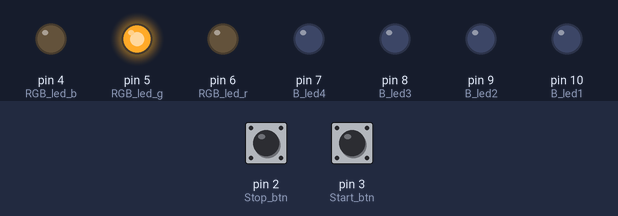
Recording of a program running on a simulated Arduino Uno, built with avr-gcc and run on an emulated ATmega328P. Parts: output pins drawn as LEDs (lit = HIGH). Dashed ring = blinking. Inputs (shaded band) come from the test bench; at power-on: pin 3 (Start_btn) HIGH, pin 2 (Stop_btn) HIGH.

Above: at 1.2 s.
1.3 s: pin 3 (Start_btn) pulled LOW for 0.15 s
At 2.2 s:
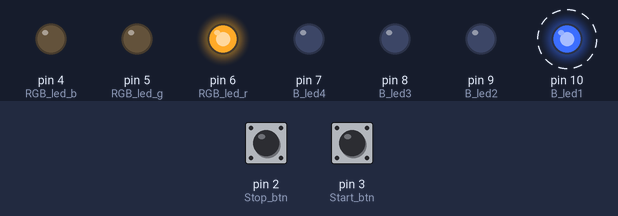
4.3 s: pin 2 (Stop_btn) pulled LOW for 0.15 s
At 4.93 s:
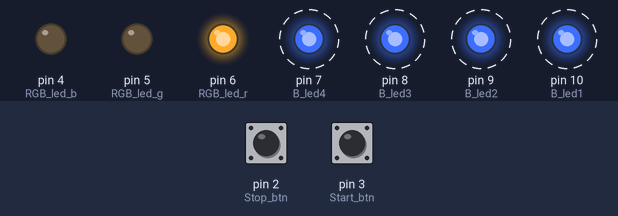
7.3 s: pin 3 (Start_btn) pulled LOW for 1 s
At 7.7 s:
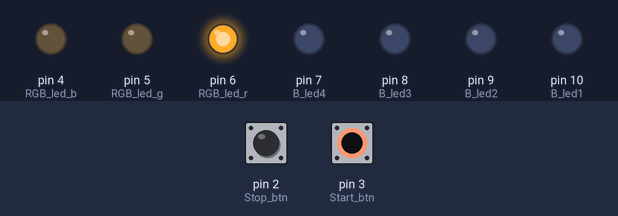
11.3 s: pin 2 (Stop_btn) pulled LOW for 3.2 s
At 13.93 s:
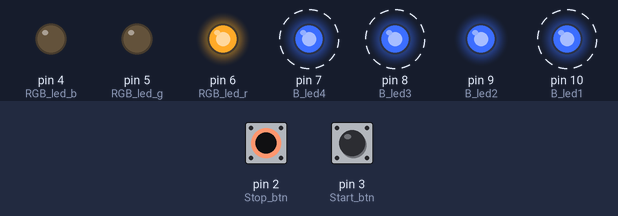
16.0 s: pin 3 (Start_btn) pulled LOW for 3.2 s
At 22.3 s:
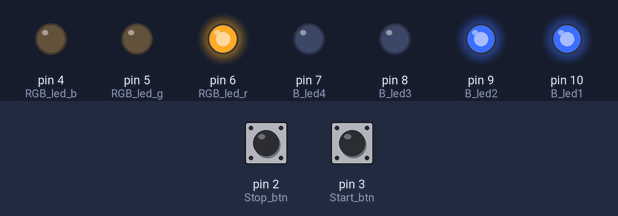
Timing chart, 0 to 24.7 s (numbered marks = the images above; inputs shaded):
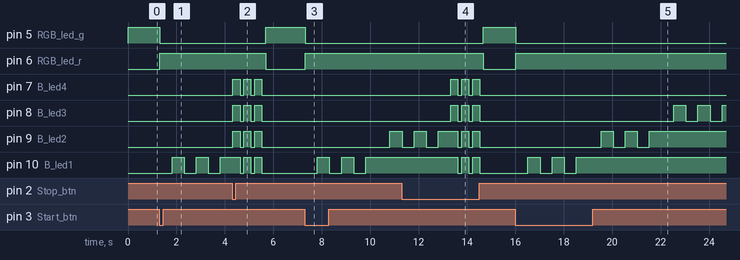

Measured:
- after the input at 1.3 s, pin 5 (RGB_led_g): HIGH → LOW at once; pin 6 (RGB_led_r): LOW → HIGH at once; pin 10 (B_led1): alternates HIGH for 0.50 s and LOW for 0.50 s, starting after 0.52 s
- after the input at 4.3 s, pin 5 (RGB_led_g): LOW → HIGH after 1.4 s; pin 6 (RGB_led_r): HIGH → LOW after 1.4 s
- after the input at 7.3 s, pin 5 (RGB_led_g): HIGH → LOW at once; pin 6 (RGB_led_r): LOW → HIGH at once; pin 9 (B_led2): LOW → HIGH after 3.5 s; pin 10 (B_led1): alternates HIGH for 0.50 s and LOW for 0.50 s, 5 changes in all, then stays HIGH, starting after 0.52 s
- after the input at 11.3 s, pin 5 (RGB_led_g): LOW → HIGH after 3.4 s; pin 6 (RGB_led_r): HIGH → LOW after 3.4 s
- after the input at 16.0 s, pin 5 (RGB_led_g): HIGH → LOW at once; pin 6 (RGB_led_r): LOW → HIGH at once

The program:

main.cpp
```cpp
#include <Arduino.h>

const int B_led1 = 10;
const int B_led2 = 9;
const int B_led3 = 8;
const int B_led4 = 7;

const int RGB_led_r = 6;
const int RGB_led_g = 5;
const int RGB_led_b = 4;

const int Start_btn = 3;
const int Stop_btn = 2;

int start_btn_state = HIGH;
int stop_btn_state = HIGH;
bool is_charging = false;//starea statiei
int i = 0; //al catelea led se incarca


void RGB_on(int r, int g, int b) {
    digitalWrite(RGB_led_r, r);
    digitalWrite(RGB_led_g, g);
    digitalWrite(RGB_led_b, b);
}


void clipeste(int led, unsigned long duration) {
    unsigned long start_time = millis();
    while (millis() - start_time < duration) {
        digitalWrite(led, LOW);
        delay(500);
        digitalWrite(led, HIGH);
        delay(500);
    }
}

void incarcarea_finalizata(int led1, int led2, int led3, int led4) {
    digitalWrite(led1, LOW);
    digitalWrite(led2, LOW);
    digitalWrite(led3, LOW);
    digitalWrite(led4, LOW);

    int i = 3; //toate becurile clipesc simultan (3 ms on 1,5 ms off) pentru animatia finala
    while (i > 0) {
        digitalWrite(led1, HIGH);
        digitalWrite(led2, HIGH);
        digitalWrite(led3, HIGH);
        digitalWrite(led4, HIGH);
        delay(300);
        digitalWrite(led1, LOW);
        digitalWrite(led2, LOW);
        digitalWrite(led3, LOW);
        digitalWrite(led4, LOW);
        delay(150);
        i--;
    }

    RGB_on(LOW, HIGH, LOW); // Procesul de incarcare se termina deci rgb se face verde
}

//incepe procesul de incarcare
void incarca() {
    is_charging = true;
    i = 1;


    digitalWrite(B_led1, LOW);
    digitalWrite(B_led2, LOW);
    digitalWrite(B_led3, LOW);
    digitalWrite(B_led4, LOW);

    RGB_on(HIGH, LOW, LOW); //RGB se face rosu
}

void setup() {
    pinMode(B_led1, OUTPUT);
    pinMode(B_led2, OUTPUT);
    pinMode(B_led3, OUTPUT);
    pinMode(B_led4, OUTPUT);

    pinMode(RGB_led_r, OUTPUT);
    pinMode(RGB_led_g, OUTPUT);
    pinMode(RGB_led_b, OUTPUT);

    RGB_on(LOW, HIGH, LOW);

    pinMode(Start_btn, INPUT);
    pinMode(Stop_btn, INPUT);

    Serial.begin(9600);
}

void loop() {
    start_btn_state = digitalRead(Start_btn);
    stop_btn_state = digitalRead(Stop_btn);

    //La apasarea butonului stop(facand debouncing) oprim fortat incarcarea prin animatia de final
    if (stop_btn_state == LOW) {
        delay(10);
        stop_btn_state = digitalRead(Stop_btn);
        if (stop_btn_state == LOW && is_charging) {
            is_charging = false;
            incarcarea_finalizata(B_led1, B_led2, B_led3, B_led4);
            return;
        }
    }

    //Incep incarcarea la pasarea butonului start
    if (start_btn_state == LOW) {
        delay(20);
        start_btn_state = digitalRead(Start_btn);
        if (start_btn_state == LOW && !is_charging)//pornesc incarcarea doar daca nu incarc deja
        {
            incarca();
        }
    }


    if (is_charging) {

        static unsigned long last_step_time = 0;
        unsigned long current_time = millis();

        if (i == 1 && current_time - last_step_time >= 1000) {
            clipeste(B_led1, 3000);
            digitalWrite(B_led1, HIGH);
            i++;
            last_step_time = current_time;
        }
        else if (i == 2 && current_time - last_step_time >= 1000) {
            clipeste(B_led2, 3000);
            digitalWrite(B_led2, HIGH);
            i++;
            last_step_time = current_time;
        }
        else if (i == 3 && current_time - last_step_time >= 1000) {
            clipeste(B_led3, 3000);
            digitalWrite(B_led3, HIGH);
            i++;
            last_step_time = current_time;
        }
        else if (i == 4 && current_time - last_step_time >= 1000) {
            clipeste(B_led4, 3000);
            digitalWrite(B_led4, HIGH);
            i++;
            last_step_time = current_time;
        }
        else if (i == 5 && current_time - last_step_time >= 1000) {
            incarcarea_finalizata(B_led1, B_led2, B_led3, B_led4);
            is_charging = false;
        }
    }
}
```
